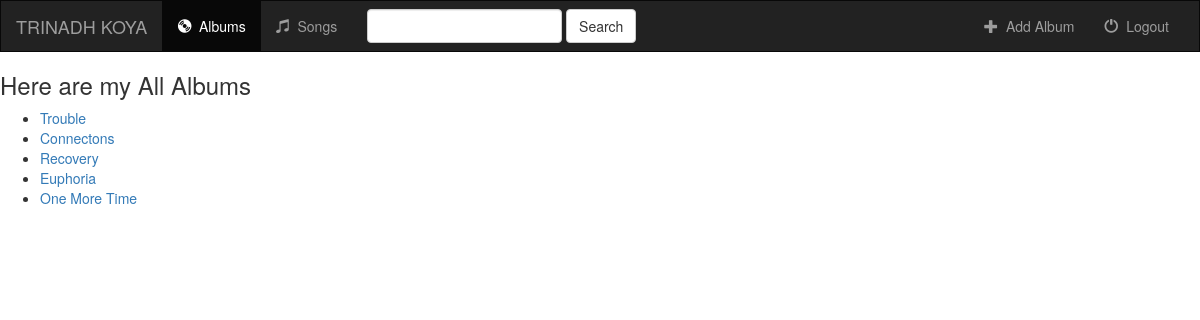
The app's page /music/ with its own data.
### music/models.py (models this page shows, shortened)
class Album(models.Model):
    artist = models.CharField(max_length=250);
    album_title = models.CharField(max_length=500);
    genre = models.CharField(max_length=100);
    album_logo = models.CharField(max_length=1000)

### music/views.py (the view)
def index(request):
    all_albums = Album.objects.all();
    return render(request, 'music/index.html', {'all_albums': all_albums});

### music/templates/music/index.html (shortened to what this page needs)
{% load staticfiles %}
<link rel="stylesheet" type="text/css" href="{% static 'music/css/bootstrap.min.css' %}"/>
<link rel="stylesheet" type="text/css" href="{% static 'music/css/style.css' %}"/>
<nav class="navbar navbar-inverse">
    <div class="container-fluid">
        <div class="navbar-header">
            <a class="navbar-brand" href="{% url 'music:index' %}">TRINADH KOYA
            </a>
        </div>
        <div class="collapse navbar-collapse">
            <ul class="nav navbar-nav">
                <li class="active">
                    <a href="{% url 'music:index' %}">
                        <span class="glyphicon glyphicon-cd" aria-hidden="true"></span> &nbsp;Albums
                    </a>
                </li>
                <li class="">
                    <a href="#">
                        <span class="glyphicon glyphicon-music" aria-hidden="true"></span> &nbsp;Songs
                    </a>
                </li>
            </ul>
            <form class="navbar-form navbar-left" role="search" method="get" action="#">
                <div class="form-group">
                    <input type="text" class="form-control" name="q" value="">
                </div>
                <button type="submit" class="btn btn-default">Search</button>
            </form>
            <ul class="nav navbar-nav navbar-right">
                <li class="">
                    <a href="#">
                        <span class="glyphicon glyphicon-plus" aria-hidden="true"></span> &nbsp;Add Album
                    </a>
                </li>
                <li class="">
                    <a href="#">
                        <span class="glyphicon glyphicon-off" aria-hidden="true"></span> &nbsp;Logout
                    </a>
                </li>
            </ul>
        </div>
    </div>
</nav>
{% if all_albums %}
    <h3>Here are my All Albums </h3>
    <ul start="1">
        {% for album in all_albums %}
            <li><a href="{% url 'music:detail' album.id %}">{{ album.album_title }}</a></li>
        {% endfor %}
    </ul>
{% else %}
    <h1>
        Sorry !something went wrong!!
    </h1>
{% endif %}

### music/static/music/css/style.css (style rules this page uses)
.navbar { border-radius: 0px; }

### records on screen
Album: album_title "Trouble"
Album: album_title "Connectons"
Album: album_title "Recovery"
Album: album_title "Euphoria"
Album: album_title "One More Time"
